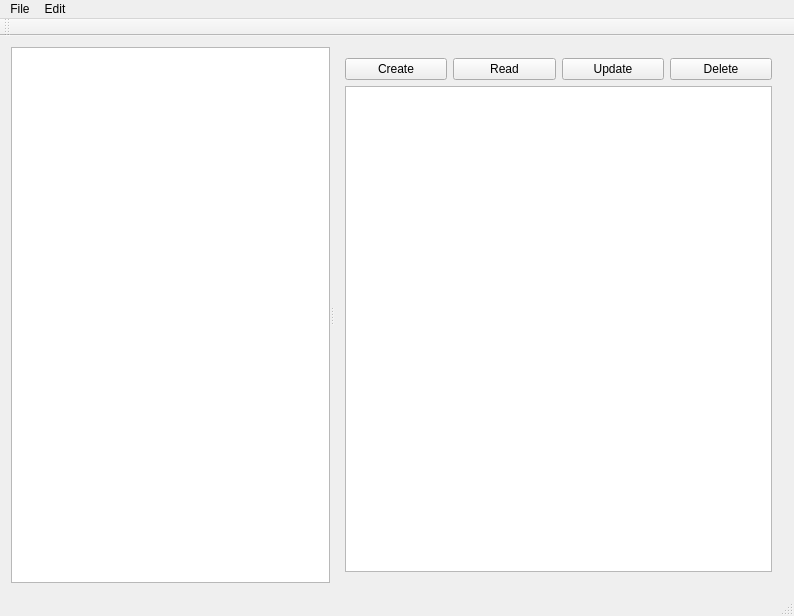
<?xml version="1.0" encoding="UTF-8"?>
<ui version="4.0">
 <class>CMainWindowClass</class>
 <widget class="QMainWindow" name="CMainWindowClass">
  <property name="geometry">
   <rect>
    <x>0</x>
    <y>0</y>
    <width>794</width>
    <height>616</height>
   </rect>
  </property>
  <property name="windowTitle">
   <string>Queso</string>
  </property>
  <property name="windowIcon">
   <iconset resource="CMainWindow.qrc">
    <normaloff>:/CMainWindow/cheese.ico</normaloff>:/CMainWindow/cheese.ico</iconset>
  </property>
  <widget class="QWidget" name="centralWidget">
   <layout class="QGridLayout" name="gridLayout">
    <item row="0" column="0">
     <widget class="QSplitter" name="m_pLeftSplitter">
      <property name="orientation">
       <enum>Qt::Horizontal</enum>
      </property>
      <widget class="QListView" name="m_pAccountsListView"/>
      <widget class="QWidget" name="layoutWidget">
       <layout class="QVBoxLayout" name="verticalLayout">
        <item>
         <layout class="QHBoxLayout" name="horizontalLayout">
          <item>
           <widget class="QPushButton" name="m_pCreatePBtn">
            <property name="text">
             <string>Create</string>
            </property>
           </widget>
          </item>
          <item>
           <widget class="QPushButton" name="m_pReadPBtn">
            <property name="text">
             <string>Read</string>
            </property>
           </widget>
          </item>
          <item>
           <widget class="QPushButton" name="m_pUpdatePBtn">
            <property name="text">
             <string>Update</string>
            </property>
           </widget>
          </item>
          <item>
           <widget class="QPushButton" name="m_pDeletePBtn">
            <property name="text">
             <string>Delete</string>
            </property>
           </widget>
          </item>
         </layout>
        </item>
        <item>
         <widget class="QTableView" name="m_pTableView">
          <attribute name="verticalHeaderVisible">
           <bool>false</bool>
          </attribute>
         </widget>
        </item>
       </layout>
      </widget>
     </widget>
    </item>
   </layout>
  </widget>
  <widget class="QMenuBar" name="m_pMenuBar">
   <property name="geometry">
    <rect>
     <x>0</x>
     <y>0</y>
     <width>794</width>
     <height>21</height>
    </rect>
   </property>
   <widget class="QMenu" name="m_pMenuFile">
    <property name="title">
     <string>File</string>
    </property>
    <addaction name="m_pActionImportCSV"/>
    <addaction name="m_pActionImportQIF"/>
    <addaction name="separator"/>
    <addaction name="m_pActionExit"/>
   </widget>
   <widget class="QMenu" name="m_pMenuEdit">
    <property name="title">
     <string>Edit</string>
    </property>
    <addaction name="m_pActionAccountList"/>
   </widget>
   <addaction name="m_pMenuFile"/>
   <addaction name="m_pMenuEdit"/>
  </widget>
  <widget class="QToolBar" name="m_pMainToolBar">
   <attribute name="toolBarArea">
    <enum>TopToolBarArea</enum>
   </attribute>
   <attribute name="toolBarBreak">
    <bool>false</bool>
   </attribute>
  </widget>
  <widget class="QStatusBar" name="m_pStatusBar"/>
  <action name="m_pActionImportCSV">
   <property name="text">
    <string>Import CSV...</string>
   </property>
  </action>
  <action name="m_pActionExit">
   <property name="text">
    <string>Exit</string>
   </property>
  </action>
  <action name="m_pActionImportQIF">
   <property name="text">
    <string>Import QIF...</string>
   </property>
  </action>
  <action name="m_pActionAccountList">
   <property name="text">
    <string>Account List...</string>
   </property>
  </action>
 </widget>
 <layoutdefault spacing="6" margin="11"/>
 <resources>
  <include location="CMainWindow.qrc"/>
 </resources>
 <connections/>
</ui>
